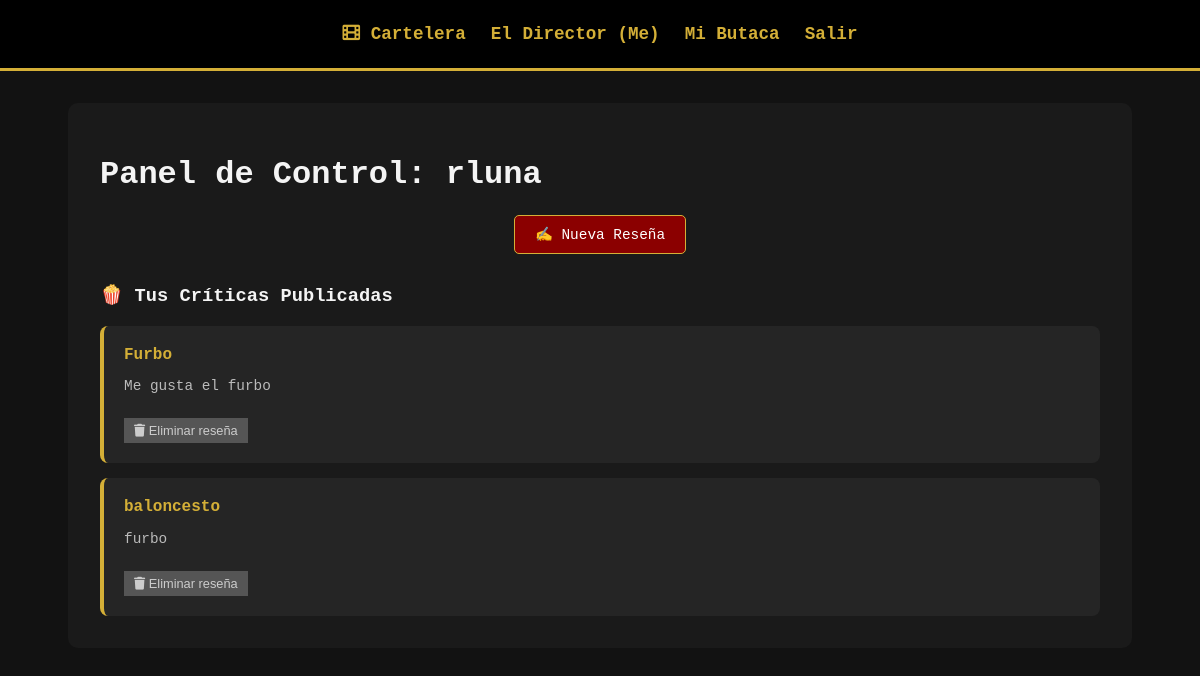
/dashboard (signed in), run on an earlier commit of the app's database.
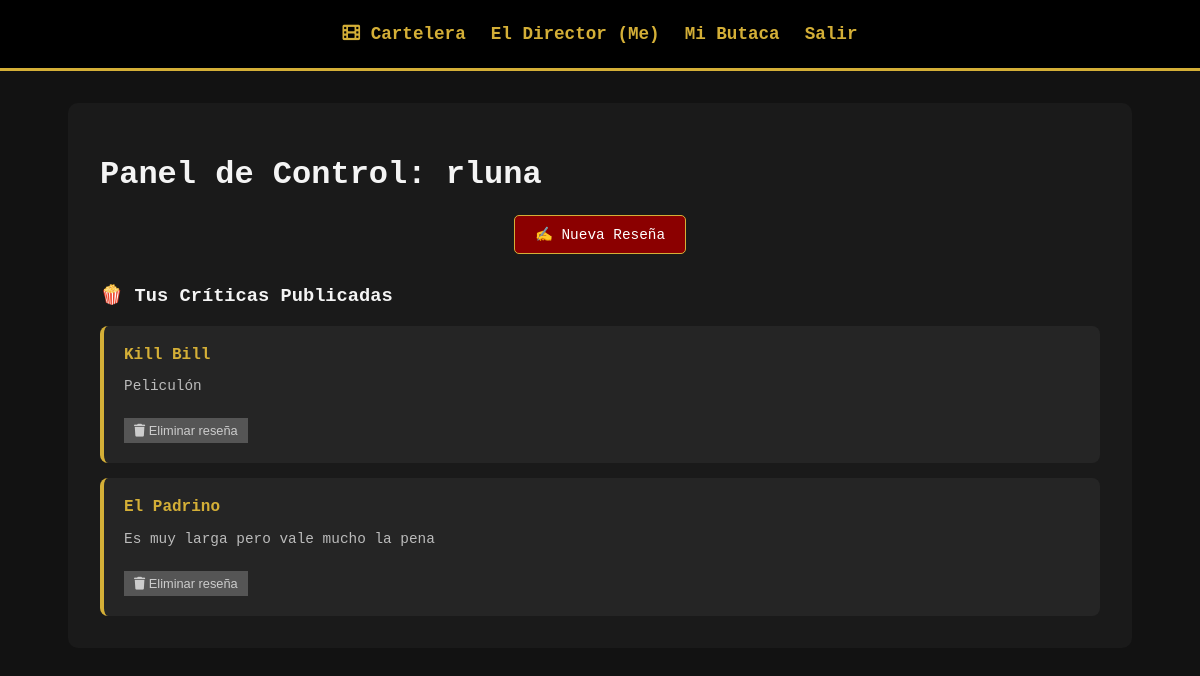
And on a later commit of the database.
### tables this page shows
CREATE TABLE posts (
    id INTEGER PRIMARY KEY AUTOINCREMENT,
    titulo TEXT NOT NULL,
    contenido TEXT NOT NULL,
    autor_id INTEGER,
    FOREIGN KEY (autor_id) REFERENCES usuarios (id)
);

### app.py (the view)
@app.route('/dashboard')
def dashboard():
    if 'user_id' not in session: return redirect(url_for('login'))
    db = get_db_connection()
    resenas = db.execute('SELECT * FROM posts WHERE autor_id = ?', (session['user_id'],)).fetchall()
    db.close()
    return render_template('dashboard.html', username=session['username'], posts=resenas)

### app.py (called while the page is built)
def get_db_connection():
    conn = sqlite3.connect('database.db')
    conn.row_factory = sqlite3.Row
    return conn

### templates/dashboard.html (shortened to what this page needs)
{% extends 'base.html' %}
{% block content %}
    <h1>Panel de Control: {{ username }}</h1>
    <div style="text-align: center; margin-bottom: 30px;">
        <a href="{{ url_for('nuevo_post') }}" class="btn">✍️ Nueva Reseña</a>
    </div>
    <h3>🍿 Tus Críticas Publicadas</h3>
    {% if posts %}
        <div style="display: flex; flex-direction: column; gap: 15px;">
        {% for post in posts %}
            <div style="background: #252525; padding: 20px; border-radius: 8px; border-left: 4px solid var(--gold);">
                <h4 style="margin: 0; color: var(--gold);">{{ post.titulo }}</h4>
                <p style="color: #bbb; font-size: 0.9rem;">{{ post.contenido }}</p>
                <form action="{{ url_for('borrar_post', post_id=post.id) }}" method="POST" style="margin-top: 10px;">
                    <button type="submit" class="btn-delete" onclick="return confirm('¿Seguro que quieres borrar esta crítica?')">
                        <i class="fas fa-trash"></i> Eliminar reseña
                    </button>
                </form>
            </div>
        {% endfor %}
        </div>
    {% else %}
        <p style="text-align: center;">No has escrito nada todavía.</p>
    {% endif %}
{% endblock %}

### templates/base.html (shortened to what this page needs)
<!DOCTYPE html>
<html lang="es">
<head>
    <link rel="stylesheet" href="{{ url_for('static', filename='css/style.css') }}">
    <link rel="stylesheet" href="https://cdnjs.cloudflare.com/ajax/libs/font-awesome/6.0.0/css/all.min.css">
</head>
<body>
    <nav>
        <ul>
            <li><a href="{{ url_for('index') }}"><i class="fas fa-film"></i> Cartelera</a></li>
            <li><a href="{{ url_for('about_me') }}">El Director (Me)</a></li>
            {% if session.get('user_id') %}
                <li><a href="{{ url_for('dashboard') }}">Mi Butaca</a></li>
                <li><a href="{{ url_for('logout') }}">Salir</a></li>
            {% else %}
                <li><a href="{{ url_for('login') }}">Entrar</a></li>
                <li><a href="{{ url_for('register') }}">Ticket Nuevo</a></li>
            {% endif %}
        </ul>
    </nav>
    <main>
        {% block content %}{% endblock %}
    </main>
</body>
</html>

### static/css/style.css (style rules this page uses)
:root { --gold: #d4af37; --red: #8b0000; --dark: #121212; --light: #f4f4f4; }
body { font-family: 'Courier New', Courier, monospace; margin: 0; background-color: var(--dark); color: var(--light); }
nav { background-color: #000; padding: 1.5rem; border-bottom: 3px solid var(--gold); }
nav ul { list-style: none; margin: 0; padding: 0; display: flex; gap: 25px; justify-content: center; }
nav a { color: var(--gold); text-decoration: none; font-weight: bold; font-size: 1.1rem; }
main { max-width: 1000px; margin: 2rem auto; padding: 2rem; background: #1a1a1a; border-radius: 10px; }
.btn { display: inline-block; padding: 10px 20px; background-color: var(--red); color: white; border: 1px solid var(--gold); border-radius: 5px; text-decoration: none; font-size: 0.9rem; cursor: pointer; }
.btn-delete { background-color: #555; border: none; color: #ccc; font-size: 0.8rem; padding: 5px 10px; margin-top: 10px; }

What changed in the data, as far as the page shows it:
removed posts: titulo "Furbo", contenido "Me gusta el furbo"
removed posts: titulo "baloncesto", contenido "furbo"
added posts: titulo "Kill Bill", contenido "Peliculón"
added posts: titulo "El Padrino", contenido "Es muy larga pero vale mucho la pena"
